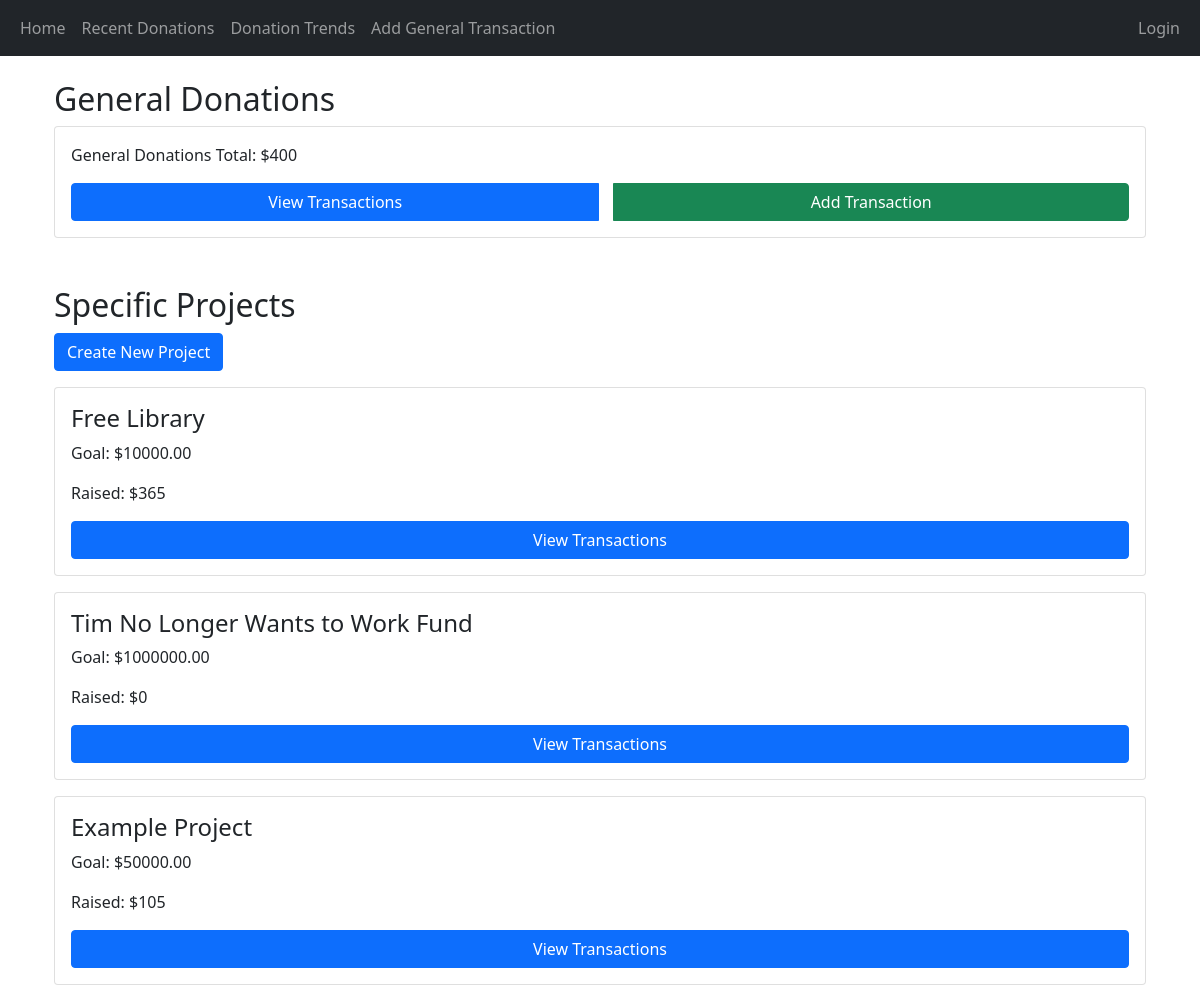
The page / on the database its author committed.
### main/models.py (models this page shows, shortened)
class Project(models.Model):
    name = models.CharField(max_length=100)
    start_date = models.DateField()
    end_date = models.DateField()
    goal_amount = models.DecimalField(max_digits=10, decimal_places=2)
    description = models.TextField(null=True, blank=True)
    owner = models.ForeignKey(User, on_delete=models.CASCADE)

### main/views.py (the view)
# urls.py: path('', views.home, name='home'),
def home(request):
    general_total = Transaction.objects.filter(fund="general").aggregate(Sum('amount'))['amount__sum'] or 0
    projects = Project.objects.all()
    project_data = []
    for project in projects:
        total_raised = project.transactions.aggregate(Sum('amount'))['amount__sum'] or 0
        project_data.append({
            'project': project,
            'total_raised': total_raised,
            'is_owner': project.owner ==request.user
        })
    return render(request, 'main/home.html', {
        'general_total': general_total,
        'project_data': project_data
    })

### main/templates/main/home.html (shortened to what this page needs)
{% extends 'main/base.html' %}
{% block content %}
<div class="container mt-4">
    <h2>General Donations</h2>
    <div class="card p-3">
        <p>General Donations Total: ${{ general_total }}</p>
        <div class="btn-group">
            <a href="{% url 'view_general_transactions' %}" class="btn btn-primary">View Transactions</a>
            <a href="{% url 'add_general_transaction' %}" class="btn btn-success">Add Transaction</a>
        </div>
    </div>
    <h2 class="mt-5">Specific Projects</h2>
    <a href="{% url 'create_project' %}" class="btn btn-primary mb-3">Create New Project</a>
    {% for data in project_data %}
    <div class="card p-3 mb-3">
        <h4>{{ data.project.name }}</h4>
        <p>Goal: ${{ data.project.goal_amount }}</p>
        <p>Raised: ${{ data.total_raised }}</p>
        <div class="btn-group">
            <a href="{% url 'view_project_transactions' data.project.id %}" class="btn btn-primary">View Transactions</a>
        </div>
    </div>
    {% endfor %}
</div>
{% endblock %}

### main/templates/main/base.html (style rules this page uses)
.btn-group { display: flex; gap: 15px; justify-content: center; flex-wrap: wrap; }

### rows shown on the page
Project: project.name "Free Library", project.goal_amount "10000.00", total_raised "365"
Project: project.name "Tim No Longer Wants to Work Fund", project.goal_amount "1000000.00", total_raised "0"
Project: project.name "Example Project", project.goal_amount "50000.00", total_raised "105"

### other values the page prints
{{ general_total }} "400"
